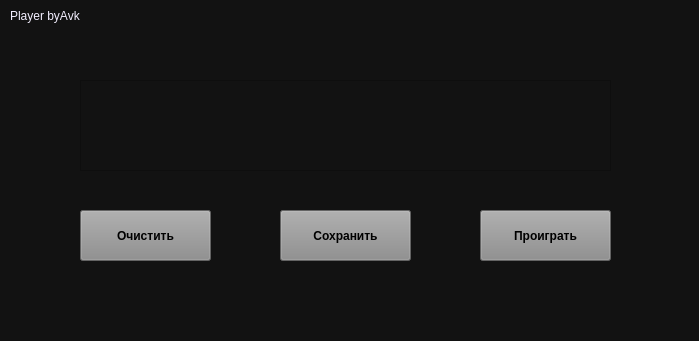
<?xml version="1.0" encoding="UTF-8"?>
<ui version="4.0">
 <class>MainWindow</class>
 <widget class="QMainWindow" name="MainWindow">
  <property name="geometry">
   <rect>
    <x>0</x>
    <y>0</y>
    <width>699</width>
    <height>341</height>
   </rect>
  </property>
  <property name="font">
   <font>
    <bold>true</bold>
    <underline>false</underline>
    <strikeout>false</strikeout>
    <stylestrategy>PreferDefault</stylestrategy>
    <kerning>true</kerning>
   </font>
  </property>
  <property name="mouseTracking">
   <bool>true</bool>
  </property>
  <property name="windowTitle">
   <string>player</string>
  </property>
  <property name="styleSheet">
   <string notr="true"/>
  </property>
  <widget class="QWidget" name="centralwidget">
   <property name="styleSheet">
    <string notr="true">QWidget {
    background-color: #121212;
}

QPushButton {
    background-color: rgb(138, 138, 138);
}

QLabel {
    color: rgb(243, 239, 255);
}
QPushButton:pressed {
    border-color: darkgray;
}
QTextEdit {
    color: rgb(243, 239, 255)
}</string>
   </property>
   <widget class="QPushButton" name="play_btn">
    <property name="geometry">
     <rect>
      <x>480</x>
      <y>210</y>
      <width>131</width>
      <height>51</height>
     </rect>
    </property>
    <property name="font">
     <font>
      <bold>true</bold>
      <underline>false</underline>
      <strikeout>false</strikeout>
      <stylestrategy>PreferDefault</stylestrategy>
      <kerning>true</kerning>
     </font>
    </property>
    <property name="styleSheet">
     <string notr="true"/>
    </property>
    <property name="text">
     <string>Проиграть</string>
    </property>
   </widget>
   <widget class="QPushButton" name="pushButton_2">
    <property name="geometry">
     <rect>
      <x>80</x>
      <y>210</y>
      <width>131</width>
      <height>51</height>
     </rect>
    </property>
    <property name="font">
     <font>
      <bold>true</bold>
      <underline>false</underline>
      <strikeout>false</strikeout>
      <stylestrategy>PreferDefault</stylestrategy>
      <kerning>true</kerning>
     </font>
    </property>
    <property name="styleSheet">
     <string notr="true"/>
    </property>
    <property name="text">
     <string>Очистить</string>
    </property>
   </widget>
   <widget class="QLabel" name="label">
    <property name="geometry">
     <rect>
      <x>10</x>
      <y>0</y>
      <width>71</width>
      <height>31</height>
     </rect>
    </property>
    <property name="font">
     <font>
      <family>Tahoma</family>
      <bold>false</bold>
      <underline>false</underline>
      <strikeout>false</strikeout>
      <stylestrategy>PreferDefault</stylestrategy>
      <kerning>true</kerning>
     </font>
    </property>
    <property name="styleSheet">
     <string notr="true"/>
    </property>
    <property name="text">
     <string>Player byAvk</string>
    </property>
   </widget>
   <widget class="QPushButton" name="pushButton_3">
    <property name="geometry">
     <rect>
      <x>280</x>
      <y>210</y>
      <width>131</width>
      <height>51</height>
     </rect>
    </property>
    <property name="font">
     <font>
      <bold>true</bold>
      <underline>false</underline>
      <strikeout>false</strikeout>
      <stylestrategy>PreferDefault</stylestrategy>
      <kerning>true</kerning>
     </font>
    </property>
    <property name="styleSheet">
     <string notr="true"/>
    </property>
    <property name="text">
     <string>Сохранить</string>
    </property>
   </widget>
   <widget class="QTextEdit" name="textEdit">
    <property name="geometry">
     <rect>
      <x>80</x>
      <y>80</y>
      <width>531</width>
      <height>91</height>
     </rect>
    </property>
   </widget>
  </widget>
 </widget>
 <resources/>
 <connections/>
</ui>
